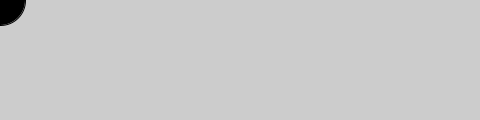
Frame 1 (no input)
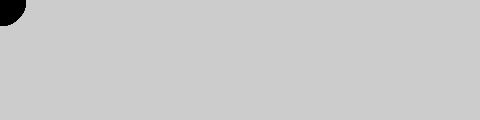
Frame 60 (the mouse pressed at the canvas centre just before this capture)
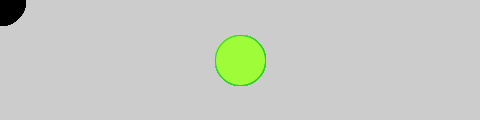
Frame 120 (the mouse held since frame 60 and released just before this capture)

The Processing sketch that drew these frames (run headless with seeded random() and noise(); from frame 60 on, the mouse is pressed at the canvas centre):

// Processing sketch: processing_85349
// ── processing_85349.pde

void setup() {
  size(480, 120);
  smooth();
}

void draw() {
  if (mousePressed) {
    fill(158, 253, 56);
    stroke(50, 205, 50);
  } else {
    fill(0);
    stroke(0);
  }
  ellipse(mouseX, mouseY, 50, 50);
}
